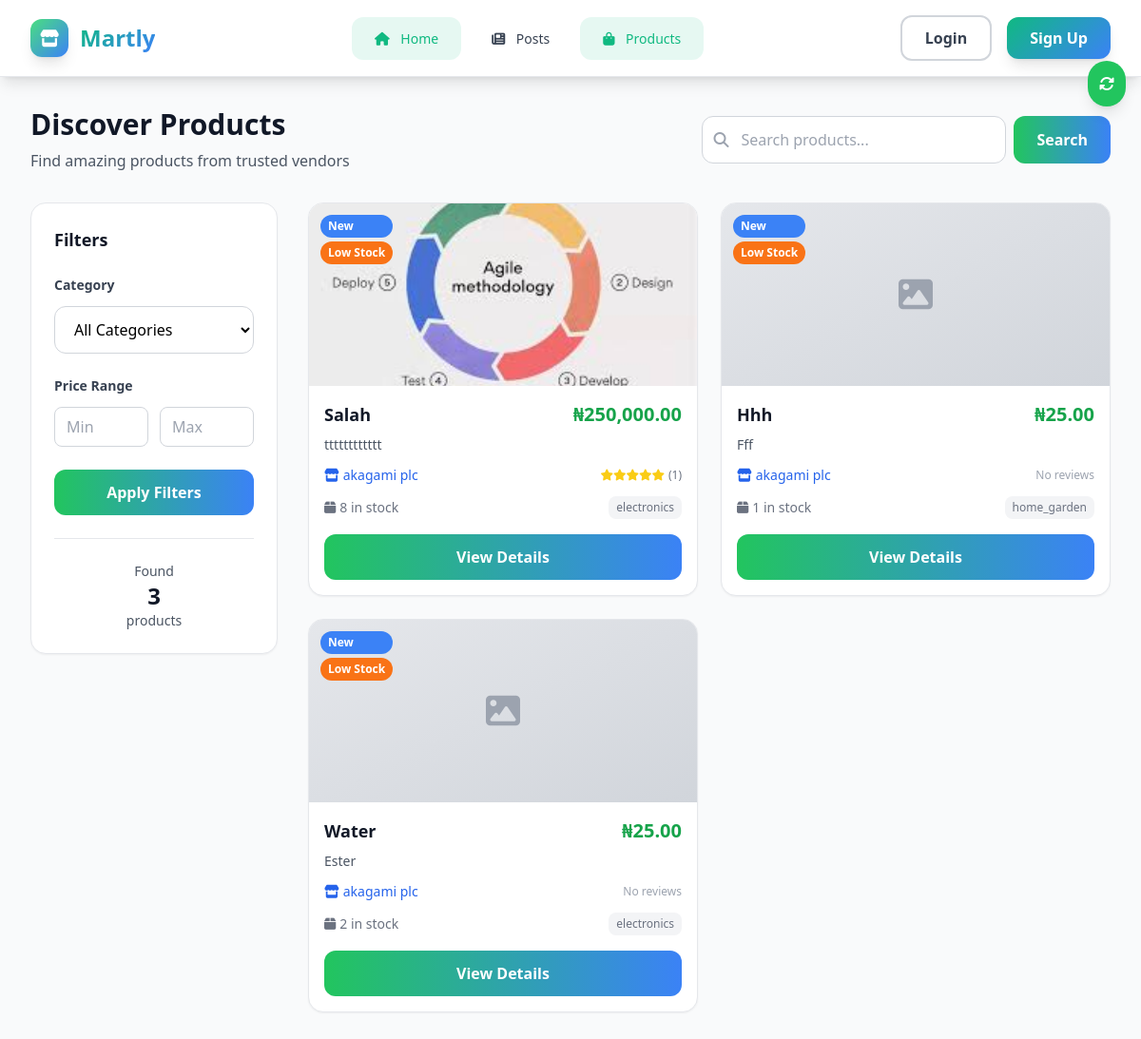
Screenshot of /products/index.php with the database file from the repository.
### tables this page shows
CREATE TABLE `products` (
  `id` int(11) NOT NULL,
  `company_id` int(11) NOT NULL,
  `name` varchar(255) NOT NULL,
  `description` text DEFAULT NULL,
  `price` decimal(10,2) NOT NULL,
  `image_url` varchar(255) DEFAULT NULL,
  `media_filename` varchar(255) DEFAULT NULL,
  `media_type` enum('image','video') DEFAULT 'image',
  `stock_quantity` int(11) DEFAULT 0,
  `category` varchar(100) DEFAULT NULL,
  `brand` varchar(100) DEFAULT NULL,
  `weight` decimal(8,2) DEFAULT NULL,
  `dimensions` varchar(100) DEFAULT NULL,
  `color` varchar(50) DEFAULT NULL,
  `size` varchar(50) DEFAULT NULL,
  `material` varchar(100) DEFAULT NULL,
  `warranty` varchar(100) DEFAULT NULL,
  `shipping_time` varchar(50) DEFAULT NULL,
  `created_at` timestamp NOT NULL DEFAULT current_timestamp(),
  `updated_at` timestamp NOT NULL DEFAULT current_timestamp() ON UPDATE current_timestamp(),
  `platform_fee` decimal(10,2) DEFAULT 0.00,
  `net_amount` decimal(10,2) DEFAULT 0.00,
  `fee_percentage` decimal(5,2) DEFAULT 7.00
);

CREATE TABLE `companies` (
  `id` int(11) NOT NULL,
  `user_id` int(11) NOT NULL,
  `name` varchar(100) NOT NULL,
  `description` text DEFAULT NULL,
  `logo` varchar(255) DEFAULT NULL,
  `banner` varchar(255) DEFAULT NULL,
  `contact_email` varchar(100) DEFAULT NULL,
  `phone` varchar(20) DEFAULT NULL,
  `address` text DEFAULT NULL,
  `whatsapp_url` varchar(255) DEFAULT NULL,
  `instagram_url` varchar(255) DEFAULT NULL,
  `created_at` timestamp NOT NULL DEFAULT current_timestamp(),
  `updated_at` timestamp NOT NULL DEFAULT current_timestamp() ON UPDATE current_timestamp(),
  `subscription_status` enum('active','expired','pending') DEFAULT 'pending',
  `subscription_expiry` datetime DEFAULT NULL
);

### products/index.php (the view, shortened to what this page needs)
<?php
require_once '../includes/config.php';
$search = $_GET['search'] ?? '';
$min_price = $_GET['min_price'] ?? '';
$max_price = $_GET['max_price'] ?? '';
$query = "
    SELECT p.*, c.name as company_name, c.id as company_id,
           (SELECT AVG(rating) FROM product_reviews WHERE product_id = p.id) as avg_rating,
           (SELECT COUNT(*) FROM product_reviews WHERE product_id = p.id) as review_count
    FROM products p
    JOIN companies c ON p.company_id = c.id
    WHERE p.stock_quantity > 0
";
$params = [];
$query .= " ORDER BY p.created_at DESC";
$stmt = $pdo->prepare($query);
$stmt->execute($params);
$products = $stmt->fetchAll();
require_once '../includes/header.php';
?>
<div class="min-h-screen bg-gray-50 py-8">
    <div class="max-w-7xl mx-auto px-4 sm:px-6 lg:px-8">
        <div class="mb-8">
            <div class="flex flex-col md:flex-row justify-between items-start md:items-center gap-4">
                <div>
                    <h1 class="text-3xl font-bold text-gray-900">Discover Products</h1>
                    <p class="text-gray-600 mt-2">Find amazing products from trusted vendors</p>
                </div>
                <div class="w-full md:w-auto">
                    <form method="GET" class="flex space-x-2">
                        <div class="relative flex-1 md:w-80">
                            <input type="text" name="search" placeholder="Search products..."
                                   value="<?php echo htmlspecialchars($search); ?>"
                                   class="w-full pl-10 pr-4 py-3 border border-gray-300 rounded-xl focus:outline-none focus:ring-2 focus:ring-green-500 focus:border-transparent">
                            <i class="fas fa-search absolute left-3 top-1/2 transform -translate-y-1/2 text-gray-400"></i>
                        </div>
                        <button type="submit" class="bg-gradient-to-r from-green-500 to-blue-500 text-white px-6 py-3 rounded-xl hover:from-green-600 hover:to-blue-600 transition duration-300 font-semibold">
                            Search
                        </button>
                    </form>
                </div>
            </div>
        </div>
        <div class="grid grid-cols-1 lg:grid-cols-4 gap-8">
            <div class="lg:col-span-1">
                <div class="bg-white rounded-2xl shadow-sm border border-gray-200 p-6 sticky top-4">
                    <div class="flex items-center justify-between mb-6">
                        <h2 class="text-lg font-semibold text-gray-900">Filters</h2>
                    </div>
                    <form method="GET" class="space-y-6">
                        <div>
                            <label class="block text-sm font-semibold text-gray-700 mb-3">Category</label>
                            <select name="category" class="w-full px-4 py-3 border border-gray-300 rounded-xl focus:outline-none focus:ring-2 focus:ring-green-500 focus:border-transparent bg-white">
                                <option value="">All Categories</option>
                            </select>
                        </div>
                        <div>
                            <label class="block text-sm font-semibold text-gray-700 mb-3">Price Range</label>
                            <div class="grid grid-cols-2 gap-3">
                                <div>
                                    <input type="number" name="min_price" placeholder="Min"
                                           value="<?php echo htmlspecialchars($min_price); ?>"
                                           class="w-full px-3 py-2 border border-gray-300 rounded-lg focus:outline-none focus:ring-2 focus:ring-green-500 focus:border-transparent"
                                           min="0">
                                </div>
                                <div>
                                    <input type="number" name="max_price" placeholder="Max"
                                           value="<?php echo htmlspecialchars($max_price); ?>"
                                           class="w-full px-3 py-2 border border-gray-300 rounded-lg focus:outline-none focus:ring-2 focus:ring-green-500 focus:border-transparent"
                                           min="0">
                                </div>
                            </div>
                        </div>
                        <button type="submit" class="w-full bg-gradient-to-r from-green-500 to-blue-500 text-white py-3 rounded-xl hover:from-green-600 hover:to-blue-600 transition duration-300 font-semibold">
                            Apply Filters
                        </button>
                    </form>
                    <div class="mt-6 pt-6 border-t border-gray-200">
                        <div class="text-center">
                            <p class="text-sm text-gray-600">Found</p>
                            <p class="text-2xl font-bold text-gray-900"><?php echo count($products); ?></p>
                            <p class="text-sm text-gray-600">products</p>
                        </div>
                    </div>
                </div>
            </div>
            <div class="lg:col-span-3">
                <?php if ($products): ?>
                    <div class="grid grid-cols-1 md:grid-cols-2 xl:grid-cols-3 gap-6">
                        <?php foreach ($products as $product): ?>
                            <div class="bg-white rounded-2xl shadow-sm border border-gray-200 overflow-hidden hover:shadow-lg transition duration-300 group">
                                <div class="relative h-48 bg-gray-100 overflow-hidden">
                                    <?php if ($product['image_url']): ?>
                                        <img src="<?php echo htmlspecialchars($product['image_url']); ?>"
                                             alt="<?php echo htmlspecialchars($product['name']); ?>"
                                             class="w-full h-full object-cover group-hover:scale-105 transition duration-300">
                                    <?php else: ?>
                                        <div class="w-full h-full flex items-center justify-center bg-gradient-to-br from-gray-200 to-gray-300">
                                            <i class="fas fa-image text-4xl text-gray-400"></i>
                                        </div>
                                    <?php endif; ?>
                                    <div class="absolute top-3 left-3 flex flex-col space-y-1">
                                        <?php if (strtotime($product['created_at']) > strtotime('-7 days')): ?>
                                            <span class="bg-blue-500 text-white text-xs font-bold px-2 py-1 rounded-full">New</span>
                                        <?php endif; ?>
                                        <?php if ($product['stock_quantity'] < 10 && $product['stock_quantity'] > 0): ?>
                                            <span class="bg-orange-500 text-white text-xs font-bold px-2 py-1 rounded-full">Low Stock</span>
                                        <?php endif; ?>
                                    </div>
                                </div>
                                <div class="p-4">
                                    <div class="flex justify-between items-start mb-2">
                                        <h3 class="font-semibold text-gray-900 text-lg line-clamp-2"><?php echo htmlspecialchars($product['name']); ?></h3>
                                        <span class="text-green-600 font-bold text-xl">₦<?php echo number_format($product['price'], 2); ?></span>
                                    </div>
                                    <p class="text-gray-600 text-sm mb-3 line-clamp-2"><?php echo htmlspecialchars($product['description']); ?></p>
                                    <div class="flex items-center justify-between mb-3">
                                        <a href="/online-plaza/company/index.php?id=<?php echo $product['company_id']; ?>"
                                           class="text-blue-600 hover:text-blue-800 text-sm font-medium flex items-center">
                                            <i class="fas fa-store mr-1 text-sm"></i>
                                            <?php echo htmlspecialchars($product['company_name']); ?>
                                        </a>
                                        <?php if ($product['avg_rating']): ?>
                                            <div class="flex items-center text-sm">
                                                <div class="flex text-yellow-400 mr-1">
                                                    <?php
                                                    $rating = round($product['avg_rating']);
                                                    for ($i = 1; $i <= 5; $i++):
                                                        if ($i <= $rating):
                                                    ?>
                                                        <i class="fas fa-star text-xs"></i>
                                                    <?php else: ?>
                                                        <i class="far fa-star text-xs"></i>
                                                    <?php endif; endfor; ?>
                                                </div>
                                                <span class="text-gray-500 text-xs">(<?php echo $product['review_count']; ?>)</span>
                                            </div>
                                        <?php else: ?>
                                            <span class="text-gray-400 text-xs">No reviews</span>
                                        <?php endif; ?>
                                    </div>
                                    <div class="flex items-center justify-between text-sm text-gray-500 mb-4">
                                        <span class="flex items-center">
                                            <i class="fas fa-box mr-1"></i>
                                            <?php echo $product['stock_quantity']; ?> in stock
                                        </span>
                                        <?php if ($product['category']): ?>
                                            <span class="bg-gray-100 px-2 py-1 rounded-lg text-xs"><?php echo htmlspecialchars($product['category']); ?></span>
                                        <?php endif; ?>
                                    </div>
                                    <a href="/online-plaza/products/view.php?id=<?php echo $product['id']; ?>"
                                       class="block w-full bg-gradient-to-r from-green-500 to-blue-500 text-white text-center py-3 rounded-xl hover:from-green-600 hover:to-blue-600 transition duration-300 font-semibold">
                                        View Details
                                    </a>
                                </div>
                            </div>
                        <?php endforeach; ?>
                    </div>
                <?php endif; ?>
            </div>
        </div>
    </div>
</div>
<?php require_once '../includes/footer.php'; ?>

### products/index.php (style rules this page uses)
.line-clamp-2 { display: -webkit-box; -webkit-line-clamp: 2; -webkit-box-orient: vertical; overflow: hidden; }

### rows the page displays
products: image_url (picture), shows "New", shows "Low Stock", name "Salah", price "250,000.00", description "tttttttttttt", company.name "akagami plc", review_count "1", stock_quantity "8", category "electronics"
products: shows "New", shows "Low Stock", name "Hhh", price "25.00", description "Fff", company.name "akagami plc", shows "No reviews", stock_quantity "1", category "home_garden"
products: shows "New", shows "Low Stock", name "Water", price "25.00", description "Ester", company.name "akagami plc", shows "No reviews", stock_quantity "2", category "electronics"

### other values shown
count($products) "3"
